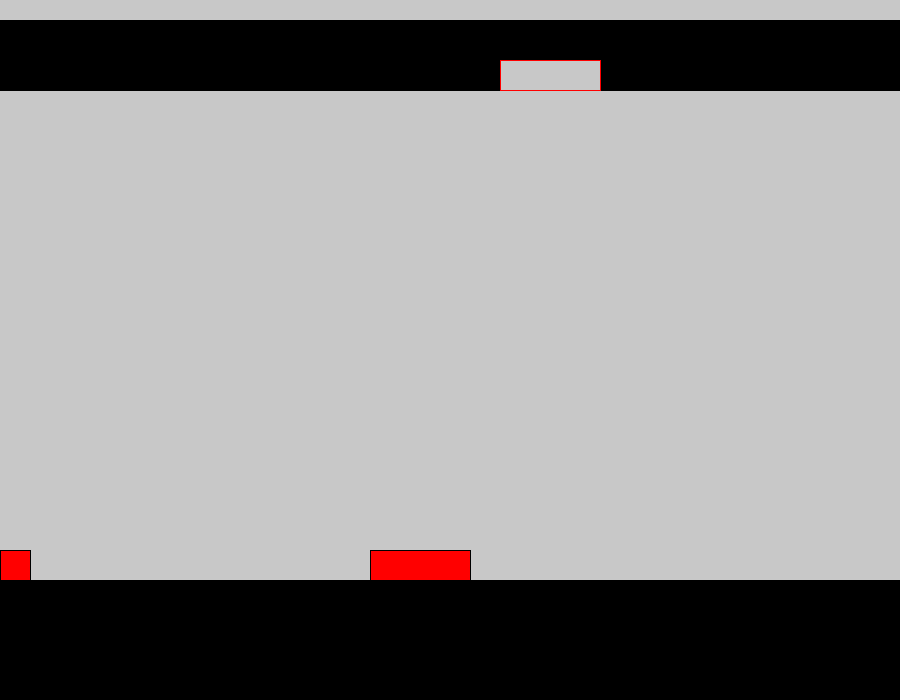
Frame 1 (no input)
Frame 60 (the mouse pressed at the canvas centre just before this capture): identical to frame 1, image omitted
Frame 120 (the mouse held since frame 60 and released just before this capture): identical to frame 1, image omitted

The Processing sketch that drew this single still picture (run headless with seeded random() and noise(); from frame 60 on, the mouse is pressed at the canvas centre):

// Processing sketch: Magnet_Final_Part2
// ── Magnet_Final_Part2.pde
int playX = 0;
int playY = 550;
int magnetX = 370;
int magnetY = 550;
int red = 255;
int blue = 0;

void setup(){
  background(200,200,200);
  size(900,700);
}

void draw(){
  background (200,200,200);
  fill(0,0,0);
  rect(0,20,900,70);
  rect(0,580,900,700);
  fill(200,200,200);
  stroke(255,0,0);
  rect(500,60,100,30);
  stroke(0);
  fill(red,0,blue);
  rect(playX,playY,30,30);
  fill(255,0,0);
  println(magnetX,magnetY);
  rect(magnetX,magnetY,100,30);
  if((red == 255) && (magnetX == playX) && (playX == 500)){
   magnetY-=10;
   if(magnetY<=60){
    magnetY = 60; 
   }
  } else if((red == 255) && (magnetX == playX) && (magnetX != 500)){
    magnetY -=10;
    if ((magnetY <= 330) && (playX != 500)){
     magnetY = 330; 
    }
  }
  if((blue == 255) && (magnetX == playX) && (playX != 500)){
   magnetY+=10;
   if((magnetY >= playY-50) && (playX !=500)){
    magnetY = playY-50; 
   }
  }
}

void keyPressed(){
  if(keyCode == UP){
    red = 255;
    blue = 0;
  }
  
  if(keyCode == RIGHT){
    if(magnetX == playX){
     magnetX+=10; 
    }
    playX+=10;
  }
    if(playX == 900){
     playX = -10; 
    } else if((magnetX >= 500) && (magnetY <= 330)){
     magnetX = 500; 
    }
   if(keyCode == DOWN){
    blue = 255;
    red = 0;
   }
   if(keyCode == SHIFT){
     if((playX >= 330) && (playX <=340) && (red == 0)){
       magnetX = playX;
       magnetY = playY-50;
     }
     
   }
}
